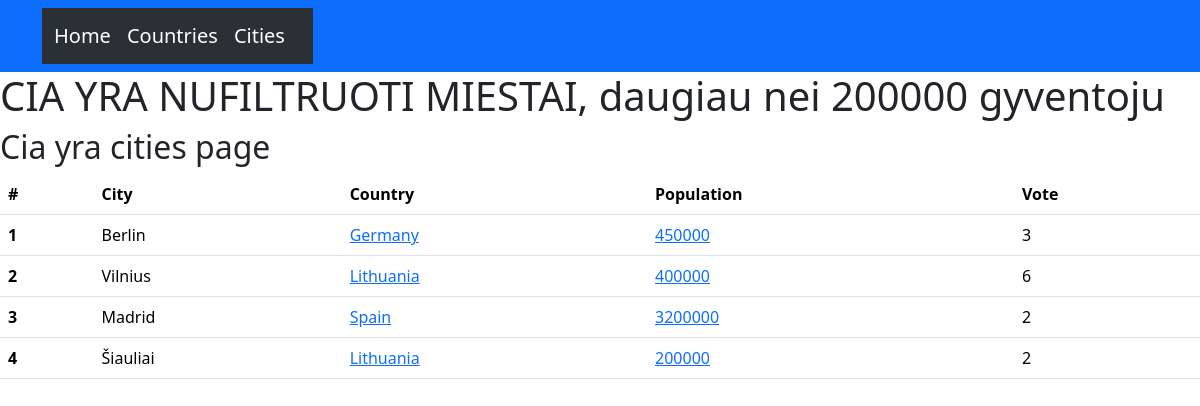
Page /country/cities/greater/200000 on the committed database.
### country/models.py (models this page shows, shortened)
class BaseModel(models.Model):
    objects = models.Manager()
    DoesNotExist = models.Manager()
    class Meta:
        abstract = True

class City(BaseModel):
    city = models.CharField(max_length=50)
    city_population = models.IntegerField(default=0)
    country = models.ForeignKey(Country, on_delete=models.CASCADE)
    vote = models.IntegerField(default=0)

class Country(BaseModel):
    continent_choices = {
        "europa":"Europe",
        "afrika":"Africa",
        "s_amerika": "North America",
        "p_amerika": "South America",
        "azija": "Asia",
        "australija":"Australia",
        "antarktida":"Antarctic"
    }
    country = models.CharField(max_length=50, unique=True)
    population = models.IntegerField(default=0)
    pub_date = models.DateTimeField(default=now)
    continent = models.CharField(max_length=50, choices=continent_choices)

### country/views.py (the view)
# urls.py: path("cities/greater/<int:city_population>", get_cities_population_more_than, name='greater'),
def get_cities_population_more_than(request, city_population):
    bigger_cities = City.objects.filter(city_population__gte=city_population)
    context = {'cities': bigger_cities, 'population': city_population}
    return render(request, "country/cities.html", context)

### country/templates/country/cities.html
{% extends 'base.html' %}
{% block content %}
  {% if population > 0 %}
    <h1>CIA YRA NUFILTRUOTI MIESTAI, daugiau nei {{population}} gyventoju</h1>
  {% else %}
  <h1>CIA YRA VISI MIESTAI!</h1>
  {% endif %}
<body>
<h2>Cia yra cities page</h2>
    <table class="table">
  <thead>
    <tr>
      <th scope="col">#</th>
      <th scope="col">City</th>
      <th scope="col">Country</th>
      <th scope="col">Population</th>
      <th scope="col">Vote</th>
    </tr>
  </thead>
  <tbody>
      {% for city in cities %}
        <tr>
          <th scope="row">{{forloop.counter}}</th>
          <td>{{city.city}}</td>
          <td><a href="{% url 'countries:by_country' city.country.country %}">{{ city.country.country}}</a></td>
          <td><a href="{% url 'countries:greater' city.city_population   %}">{{ city.city_population}}</a>
          <td>{{city.vote}}</td>
        </tr>
      {% endfor %}
  </tbody>
    </table>
</body>
{% endblock %}

### rows in the picture
City: city "Berlin", country.country "Germany", city_population "450000", vote "3"
City: city "Vilnius", country.country "Lithuania", city_population "400000", vote "6"
City: city "Madrid", country.country "Spain", city_population "3200000", vote "2"
City: city "Šiauliai", country.country "Lithuania", city_population "200000", vote "2"

### other values in the picture
{{ population }} "200000"
